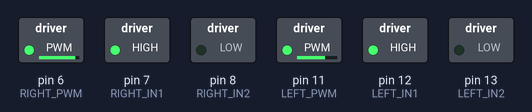
Recording of a sketch running on a simulated Arduino Uno, built with avr-gcc and run on an emulated ATmega328P. Parts: switched loads named in the sketch (green lamp = pin HIGH). What the sketch prints to the serial monitor is not drawn.

Above: at 0.15 s.
At 0.6 s:
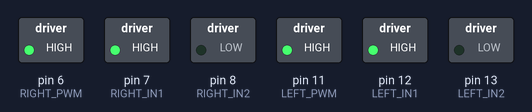
Timing chart, 0 to 2.1 s (numbered marks = the images above):
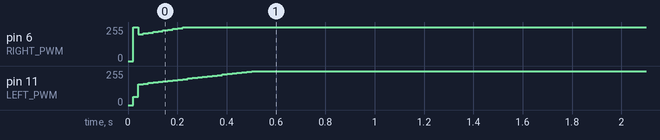

Measured:
- by itself, pin 11 (LEFT_PWM): moves from 0/255 to 255/255 over 0.50 s

The sketch:

main.ino
```cpp
#include <math.h>

// ================= PIN CONFIGURATION =================
#define RIGHT_PWM   6
#define RIGHT_IN1   7
#define RIGHT_IN2   8

#define LEFT_PWM    11
#define LEFT_IN1    12
#define LEFT_IN2    13

#define LEFT_ENC_A  14
#define LEFT_ENC_B  15
#define RIGHT_ENC_A 16
#define RIGHT_ENC_B 17

// ================= ROBOT PARAMETERS =================
const float WHEEL_DIAMETER = 0.069f;
const float WHEEL_RADIUS   = WHEEL_DIAMETER / 2.0f;
const float WHEEL_BASE     = 0.202f;

const float CPR = 208.0f;

// Control loop timing
const float DT = 0.02f; // 20 ms

// RPM smoothing window
const float RPM_WINDOW = 0.10f;
const int   RPM_STEPS  = (int)(RPM_WINDOW / DT + 0.5f);

// ================= GOAL =================
float goalX = 1.0f;
float goalY = 0.22f;
float goalTheta = 0.0f; //Theta = 0 means, The robot is heading towards its initial direction after achieving the GOAL X,Y.

// ================= NAVIGATION GAINS =================
float Kp_rho = 0.7f;

// ================= HEADING PID =================
float Kp_heading = 1.3f;
float Ki_heading = 0.0f;
float Kd_heading = 0.15f;

float headingIntegral = 0.0f;
float prevHeadingError = 0.0f;

// ================= SPEED PI =================
float Kp_speed = 2.0f;
float Ki_speed = 5.0f;

float integralLeftRPM  = 0.0f;
float integralRightRPM = 0.0f;

// ================= STATE =================
volatile long encoderLeftCount  = 0;
volatile long encoderRightCount = 0;

float posX = 0.0f;
float posY = 0.0f;
float theta = 0.0f;

// ================= MODE =================
enum Mode { MOVE_TO_POINT, ALIGN_HEADING, COMPLETE };
Mode currentMode = MOVE_TO_POINT;

// ================= ENCODER INTERRUPTS =================
void leftEncoderISR(){
  if(digitalRead(LEFT_ENC_B)) encoderLeftCount++;
  else encoderLeftCount--;
}

void rightEncoderISR(){
  if(digitalRead(RIGHT_ENC_B)) encoderRightCount++;
  else encoderRightCount--;
}

// ================= UTILITY FUNCTIONS =================

// Wrap angle to [-π, π]
float wrapAngle(float angle){
  while(angle > PI)  angle -= 2*PI;
  while(angle < -PI) angle += 2*PI;
  return angle;
}

// Apply PWM to motors
void setMotorPWM(int pwmLeft, int pwmRight){
  pwmLeft  = constrain(pwmLeft,  0, 255);
  pwmRight = constrain(pwmRight, 0, 255);

  analogWrite(LEFT_PWM,  pwmLeft);
  analogWrite(RIGHT_PWM, pwmRight);
}

// ================= SETUP =================
void setup(){

  Serial.begin(115200);

  // Motor pins
  pinMode(RIGHT_PWM, OUTPUT);
  pinMode(RIGHT_IN1, OUTPUT);
  pinMode(RIGHT_IN2, OUTPUT);

  pinMode(LEFT_PWM, OUTPUT);
  pinMode(LEFT_IN1, OUTPUT);
  pinMode(LEFT_IN2, OUTPUT);

  // Encoder pins
  pinMode(LEFT_ENC_A, INPUT_PULLUP);
  pinMode(LEFT_ENC_B, INPUT_PULLUP);
  pinMode(RIGHT_ENC_A, INPUT_PULLUP);
  pinMode(RIGHT_ENC_B, INPUT_PULLUP);

  // Interrupts
  attachInterrupt(digitalPinToInterrupt(LEFT_ENC_A), leftEncoderISR, RISING);
  attachInterrupt(digitalPinToInterrupt(RIGHT_ENC_A), rightEncoderISR, RISING);

  // Set forward direction
  digitalWrite(RIGHT_IN1, HIGH);
  digitalWrite(RIGHT_IN2, LOW);
  digitalWrite(LEFT_IN1, HIGH);
  digitalWrite(LEFT_IN2, LOW);

  setMotorPWM(0, 0);
}

// ================= MAIN LOOP =================
void loop(){

  static unsigned long lastTime = 0;
  if(millis() - lastTime < (unsigned long)(DT * 1000)) return;
  lastTime = millis();

  // ===== ENCODER DELTA =====
  static long prevLeftCount = 0, prevRightCount = 0;

  long currLeftCount  = encoderLeftCount;
  long currRightCount = encoderRightCount;

  long deltaLeft  = currLeftCount  - prevLeftCount;
  long deltaRight = currRightCount - prevRightCount;

  prevLeftCount  = currLeftCount;
  prevRightCount = currRightCount;

  // ===== ODOMETRY UPDATE =====
  float distLeft  = (deltaLeft  / CPR) * (PI * WHEEL_DIAMETER);
  float distRight = (deltaRight / CPR) * (PI * WHEEL_DIAMETER);

  float ds     = (distLeft + distRight) * 0.5f;
  float dTheta = (distRight - distLeft) / WHEEL_BASE;

  theta = wrapAngle(theta + dTheta);
  posX += ds * cos(theta);
  posY += ds * sin(theta);

  // ===== RPM ESTIMATION =====
  static int stepCounter = 0;
  static long sumLeftCounts = 0, sumRightCounts = 0;
  static float rpmLeft = 0, rpmRight = 0;

  sumLeftCounts  += deltaLeft;
  sumRightCounts += deltaRight;
  stepCounter++;

  if(stepCounter >= RPM_STEPS){
    float windowTime = stepCounter * DT;

    rpmLeft  = (sumLeftCounts  * 60.0f) / (CPR * windowTime);
    rpmRight = (sumRightCounts * 60.0f) / (CPR * windowTime);

    sumLeftCounts = 0;
    sumRightCounts = 0;
    stepCounter = 0;
  }

  // ===== CONTROL VARIABLES =====
  float v = 0.0f; // linear velocity
  float w = 0.0f; // angular velocity

  // Distance to goal
  float dx = goalX - posX;
  float dy = goalY - posY;
  float rho = sqrt(dx*dx + dy*dy);

  // ===== CONTROL LOGIC =====
  if(currentMode == MOVE_TO_POINT){

    float targetHeading = atan2(dy, dx);
    float headingError = wrapAngle(targetHeading - theta);

    if(rho < 0.05f){
      currentMode = ALIGN_HEADING;

      headingIntegral = 0;
      prevHeadingError = 0;
      integralLeftRPM = integralRightRPM = 0;
    }
    else{
      v = Kp_rho * rho * cos(headingError);
      v = constrain(v, -0.18f, 0.18f);

      // Heading PID
      headingIntegral += headingError * DT;
      headingIntegral = constrain(headingIntegral, -2.0f, 2.0f);

      float dError = (headingError - prevHeadingError) / DT;

      w = Kp_heading * headingError +
          Ki_heading * headingIntegral +
          Kd_heading * dError;

      prevHeadingError = headingError;

      w = constrain(w, -2.0f, 2.0f);
    }
  }

  else if(currentMode == ALIGN_HEADING){

    float headingError = wrapAngle(goalTheta - theta);

    if(fabs(headingError) < 0.05f){
      currentMode = COMPLETE;
      setMotorPWM(0,0);
    }
    else{
      v = 0.0f;

      headingIntegral += headingError * DT;
      headingIntegral = constrain(headingIntegral, -2.0f, 2.0f);

      float dError = (headingError - prevHeadingError) / DT;

      w = Kp_heading * headingError +
          Ki_heading * headingIntegral +
          Kd_heading * dError;

      prevHeadingError = headingError;

      w = constrain(w, -2.0f, 2.0f);
    }
  }

  else{
    setMotorPWM(0,0);
  }

  // ===== CONVERT (v, w) → WHEEL VELOCITIES =====
  float velRight = v + (w * WHEEL_BASE * 0.5f);
  float velLeft  = v - (w * WHEEL_BASE * 0.5f);

  // Convert to RPM
  float rpmRefRight = (velRight / WHEEL_RADIUS) * (60.0f / (2.0f * PI));
  float rpmRefLeft  = (velLeft  / WHEEL_RADIUS) * (60.0f / (2.0f * PI));

  // ===== PI SPEED CONTROL =====
  float errorRightRPM = rpmRefRight - rpmRight;
  float errorLeftRPM  = rpmRefLeft  - rpmLeft;

  integralRightRPM += errorRightRPM * DT;
  integralLeftRPM  += errorLeftRPM  * DT;

  integralRightRPM = constrain(integralRightRPM, -30.0f, 30.0f);
  integralLeftRPM  = constrain(integralLeftRPM,  -30.0f, 30.0f);

  int pwmRight = 70 + (int)(Kp_speed * errorRightRPM + Ki_speed * integralRightRPM);
  int pwmLeft  = 70 + (int)(Kp_speed * errorLeftRPM  + Ki_speed * integralLeftRPM);

  if(currentMode == COMPLETE){
    pwmLeft = 0;
    pwmRight = 0;
  }

  setMotorPWM(pwmLeft, pwmRight);

  // ===== DEBUG OUTPUT =====
  Serial.print("mode=");
  Serial.print((int)currentMode);
  Serial.print(" x=");
  Serial.print(posX, 2);
  Serial.print(" y=");
  Serial.print(posY, 2);
  Serial.print(" theta=");
  Serial.print(theta, 2);
  Serial.print(" rpmL=");
  Serial.print(rpmLeft, 2);
  Serial.print(" rpmR=");
  Serial.print(rpmRight, 2);
  Serial.print(" pwmL=");
  Serial.print(pwmLeft);
  Serial.print(" pwmR=");
  Serial.println(pwmRight);
}
```
